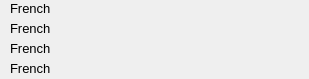
      <widget class="QWidget" name="scrollAreaWidgetContents_4">
       <property name="geometry">
        <rect>
         <x>0</x>
         <y>0</y>
         <width>309</width>
         <height>79</height>
        </rect>
       </property>
       <widget class="QLabel" name="label_10">
        <property name="geometry">
         <rect>
          <x>10</x>
          <y>0</y>
          <width>291</width>
          <height>16</height>
         </rect>
        </property>
        <property name="font">
         <font>
          <family>MS Sans Serif</family>
          <pointsize>10</pointsize>
         </font>
        </property>
        <property name="text">
         <string>French</string>
        </property>
       </widget>
       <widget class="QLabel" name="label_11">
        <property name="geometry">
         <rect>
          <x>10</x>
          <y>20</y>
          <width>291</width>
          <height>16</height>
         </rect>
        </property>
        <property name="font">
         <font>
          <family>MS Sans Serif</family>
          <pointsize>10</pointsize>
         </font>
        </property>
        <property name="text">
         <string>French</string>
        </property>
       </widget>
       <widget class="QLabel" name="label_12">
        <property name="geometry">
         <rect>
          <x>10</x>
          <y>40</y>
          <width>291</width>
          <height>16</height>
         </rect>
        </property>
        <property name="font">
         <font>
          <family>MS Sans Serif</family>
          <pointsize>10</pointsize>
         </font>
        </property>
        <property name="text">
         <string>French</string>
        </property>
       </widget>
       <widget class="QLabel" name="label_13">
        <property name="geometry">
         <rect>
          <x>10</x>
          <y>60</y>
          <width>291</width>
          <height>16</height>
         </rect>
        </property>
        <property name="font">
         <font>
          <family>MS Sans Serif</family>
          <pointsize>10</pointsize>
         </font>
        </property>
        <property name="text">
         <string>French</string>
        </property>
       </widget>
      </widget>
